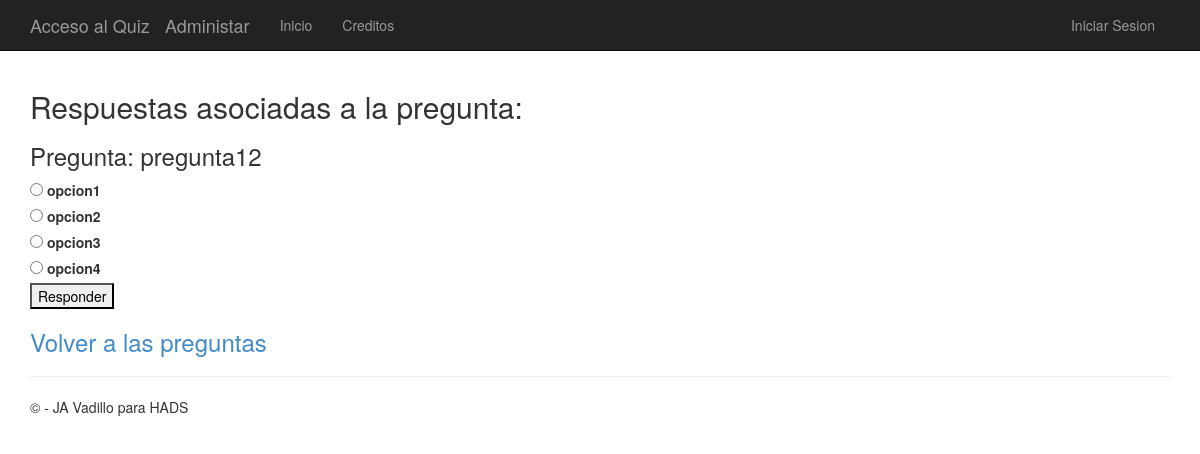
Page /polls/11/ on the committed database.
### app/models.py (models this page shows)
class Pregunta(models.Model):
    texto = models.CharField(max_length=200)
    tema = models.CharField(max_length=200)
    pub_date = models.DateTimeField('date published')

class Respuesta(models.Model):
    pregunta = models.ForeignKey(Pregunta)
    isCorrect = models.BooleanField(default=False)
    textoRespuesta = models.CharField(max_length=200)
    votos = models.IntegerField(default=0)

### app/views.py (the view)
# urls.py: url(r'^polls/(?P<question_id>\d+)/$', app.views.detail, name='detail'),
def detail(request, question_id):
     question = get_object_or_404(Pregunta, pk=question_id)
     return render(request, 'polls/detail.html', {'title':'Respuestas asociadas a la pregunta:','question': question})

### app/templates/polls/detail.html (shortened to what this page needs)
﻿{% extends "app/layout.html" %}
{% block content %}
<div id="todo">
<h2>{{ title }}</h2>
<h3>Pregunta: {{ question.texto }}</h3>
<form action="{% url 'vote' question.id %}" method="post" id="formu">
{% for choice in question.respuesta_set.all %}
    {% if not request.user.is_authenticated %}
        <input type="radio" name="respuesta" id="respuesta{{ forloop.counter }}" value="{{ choice.id }}" />
    {% endif %}
    <label for="choice{{ forloop.counter }}">{{ choice.textoRespuesta }}</label>
    <br />
{% endfor %}
{% if request.user.is_authenticated %}
    <a href="{% url 'choice_add' question.id %}"><h3>Insertar Opciones</h3></a>
    <a href="{% url 'chart' question.id %}"> <h3>Ver resultado de la votacion</h3> </a><br />
{% else %}
    <input type="submit" value="Responder" />
{% endif %}
    <a href="{% url 'index' %}"><h3>Volver a las preguntas</h3></a>
</form>
    </div>
{% endblock %}

### app/static/app/content/site.css (style rules this page uses)
body { padding-top: 50px; padding-bottom: 20px; }
input, select, textarea { max-width: 280px; }

### rows in the picture
Pregunta: texto "pregunta12"
Respuesta: textoRespuesta "opcion1"
Respuesta: textoRespuesta "opcion2"
Respuesta: textoRespuesta "opcion3"
Respuesta: textoRespuesta "opcion4"

### other values in the picture
{{ title }} "Respuestas asociadas a la pregunta:"
